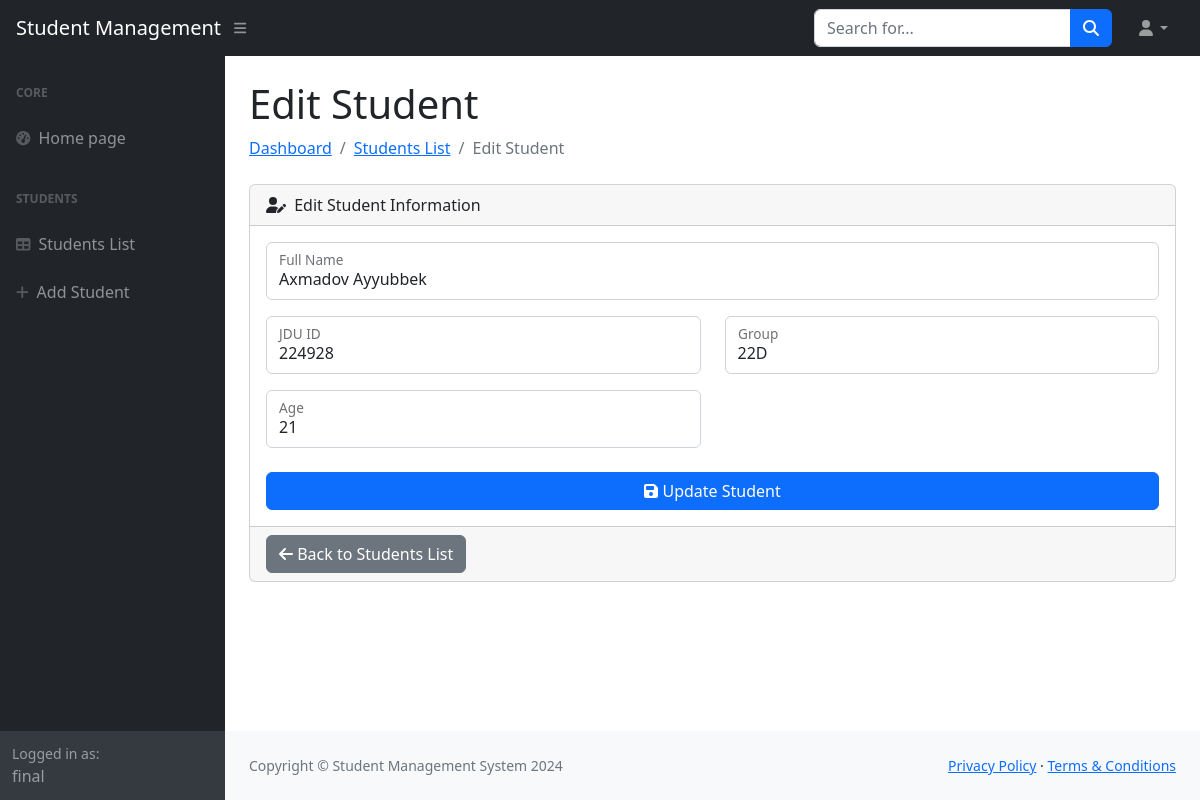
Screenshot of /students/edit/13/ (signed in) with the database file from the repository.
### students/models.py (models this page shows, shortened)
class Student(models.Model):
    full_name = models.CharField(max_length=100)
    jdu_id = models.CharField(max_length=20, unique=True)
    group = models.CharField(max_length=20)
    age = models.IntegerField()
    created_at = models.DateTimeField(auto_now_add=True)

### students/views.py (the view, shortened to what this page needs)
# urls.py: path('students/edit/<int:id>/', views.student_edit, name='student_edit'),
@login_required(login_url='sign_in')
@login_required(login_url='sign_in')
def student_edit(request, id):
    student = Student.objects.get(id=id)
    return render(request, 'student_edit.html', {'student': student})

### students/templates/student_edit.html (shortened to what this page needs)
{% extends 'base.html' %}
{% load static %}
{% block content %}
<h1 class="mt-4">Edit Student</h1>
<ol class="breadcrumb mb-4">
    <li class="breadcrumb-item"><a href="{% url 'home' %}">Dashboard</a></li>
    <li class="breadcrumb-item"><a href="{% url 'student_list' %}">Students List</a></li>
    <li class="breadcrumb-item active">Edit Student</li>
</ol>
<div class="card mb-4">
    <div class="card-header">
        <i class="fas fa-user-edit me-1"></i>
        Edit Student Information
    </div>
    <div class="card-body">
        <form method="post">
            <div class="row mb-3">
                <div class="col-md-12">
                    <div class="form-floating mb-3 mb-md-0">
                        <input class="form-control" id="inputFullName" name="full_name" type="text" value="{{ student.full_name }}" placeholder="Enter full name" required />
                        <label for="inputFullName">Full Name</label>
                    </div>
                </div>
            </div>
            <div class="row mb-3">
                <div class="col-md-6">
                    <div class="form-floating mb-3 mb-md-0">
                        <input class="form-control" id="inputJDUID" name="jdu_id" type="text" value="{{ student.jdu_id }}" placeholder="Enter JDU ID" required />
                        <label for="inputJDUID">JDU ID</label>
                    </div>
                </div>
                <div class="col-md-6">
                    <div class="form-floating mb-3 mb-md-0">
                        <input class="form-control" id="inputGroup" name="group" type="text" value="{{ student.group }}" placeholder="Enter group name" required />
                        <label for="inputGroup">Group</label>
                    </div>
                </div>
            </div>
            <div class="row mb-3">
                <div class="col-md-6">
                    <div class="form-floating mb-3 mb-md-0">
                        <input class="form-control" id="inputAge" name="age" type="number" value="{{ student.age }}" placeholder="Enter age" required />
                        <label for="inputAge">Age</label>
                    </div>
                </div>
            </div>
            <div class="mt-4 mb-0">
                <div class="d-grid">
                    <button class="btn btn-primary btn-block" type="submit">
                        <i class="fas fa-save"></i> Update Student
                    </button>
                </div>
            </div>
        </form>
    </div>
    <div class="card-footer">
        <a class="btn btn-secondary" href="{% url 'student_list' %}">
            <i class="fas fa-arrow-left"></i> Back to Students List
        </a>
    </div>
</div>
{% endblock %}

### students/templates/base.html (shortened to what this page needs)
<!DOCTYPE html>
<html lang="en">
    <head>
        {% load static %}
        <link href="https://cdn.jsdelivr.net/npm/simple-datatables@7.1.2/dist/style.min.css" rel="stylesheet" />
        <link href="{% static 'css/styles.css' %}" rel="stylesheet" />
    </head>
    <body class="sb-nav-fixed">
        <nav class="sb-topnav navbar navbar-expand navbar-dark bg-dark">
            <a class="navbar-brand ps-3" href="{% url 'home' %}">Student Management</a>
            <button class="btn btn-link btn-sm order-1 order-lg-0 me-4 me-lg-0" id="sidebarToggle" href="#!"><i class="fas fa-bars"></i></button>
            <form class="d-none d-md-inline-block form-inline ms-auto me-0 me-md-3 my-2 my-md-0">
                <div class="input-group">
                    <input class="form-control" type="text" placeholder="Search for..." aria-label="Search for..." aria-describedby="btnNavbarSearch" />
                    <button class="btn btn-primary" id="btnNavbarSearch" type="button"><i class="fas fa-search"></i></button>
                </div>
            </form>
            <ul class="navbar-nav ms-auto ms-md-0 me-3 me-lg-4">
                <li class="nav-item dropdown">
                    <a class="nav-link dropdown-toggle" id="navbarDropdown" href="#" role="button" data-bs-toggle="dropdown" aria-expanded="false"><i class="fas fa-user fa-fw"></i></a>
                </li>
            </ul>
        </nav>
        <div id="layoutSidenav">
            <div id="layoutSidenav_nav">
                <nav class="sb-sidenav accordion sb-sidenav-dark" id="sidenavAccordion">
                    <div class="sb-sidenav-menu">
                        <div class="nav">
                            <div class="sb-sidenav-menu-heading">Core</div>
                            <a class="nav-link" href="{% url 'home' %}">
                                <div class="sb-nav-link-icon"><i class="fas fa-tachometer-alt"></i></div>
                                Home page
                            </a>
                            {% if user.is_authenticated %}
                            <div class="sb-sidenav-menu-heading">Students</div>
                            <a class="nav-link" href="{% url 'student_list' %}">
                                <div class="sb-nav-link-icon"><i class="fas fa-table"></i></div>
                                Students List
                            </a>
                            <a class="nav-link" href="{% url 'student_add' %}">
                                <div class="sb-nav-link-icon"><i class="fas fa-plus"></i></div>
                                Add Student
                            </a>
                            {% endif %}
                        </div>
                    </div>
                    <div class="sb-sidenav-footer">
                        <div class="small">Logged in as:</div>
                        {% if user.is_authenticated %}
                            {{ user.username }}
                        {% else %}
                            Guest
                        {% endif %}
                    </div>
                </nav>
            </div>
            <div id="layoutSidenav_content">
                <main>
                    <div class="container-fluid px-4">
                        {% block content %}
                        {% endblock %}
                    </div>
                </main>
                <footer class="py-4 bg-light mt-auto">
                    <div class="container-fluid px-4">
                        <div class="d-flex align-items-center justify-content-between small">
                            <div class="text-muted">Copyright &copy; Student Management System 2024</div>
                            <div>
                                <a href="#">Privacy Policy</a>
                                &middot;
                                <a href="#">Terms &amp; Conditions</a>
                            </div>
                        </div>
                    </div>
                </footer>
            </div>
        </div>
    </body>
</html>

### rows the page displays
Student: full_name "Axmadov Ayyubbek", jdu_id "224928", group "22D", age "21"

### other values shown
{{ user.username }} "final"
